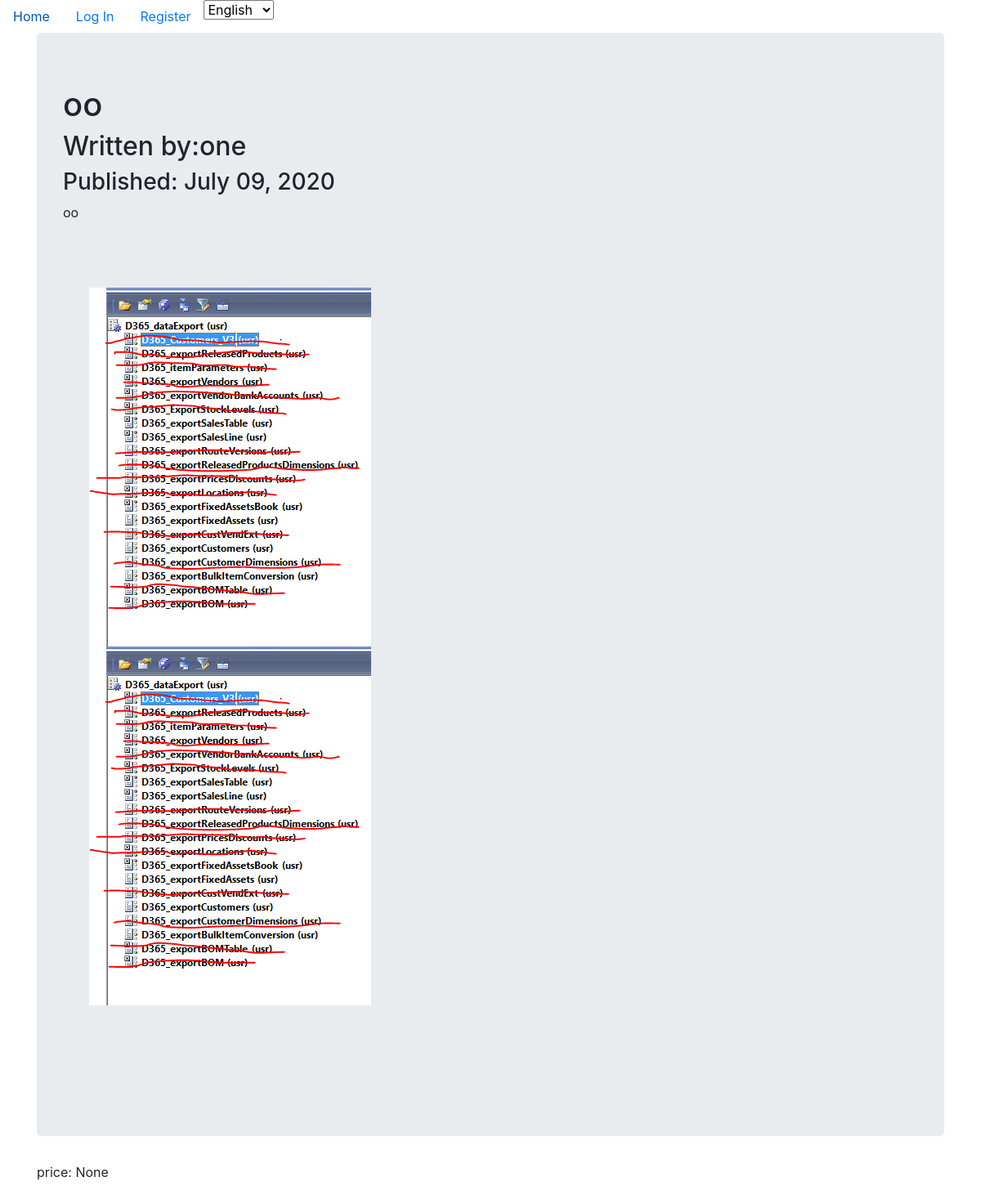
The app's page /22 with its own data.
### surf24/models.py (models this page shows, shortened)
class Advert(db.Model):
    __tablename__ = 'adverts'
    users = db.relationship(User)
    id = db.Column(db.Integer, primary_key=True, index=True)
    user_id = db.Column(db.Integer, db.ForeignKey('users.id'), nullable=False)
    date = db.Column(db.DateTime, nullable=False, default=datetime.utcnow)
    title = db.Column(db.String(50), nullable=False)
    text = db.Column(db.String(500), nullable=False)
    price = db.Column(db.Numeric(10,2))
    condition = db.Column(db.Enum(condition))
    location = db.Column(db.String(20))
    hide = db.Column(db.Boolean, default=False, nullable=False)
    images = db.relationship('Picture', backref='picture', lazy=True)
    categories = db.relationship('AdvertCategory', backref='advert_category', lazy=True)

class User(db.Model, UserMixin):
    __tablename__ = 'users'
    id = db.Column(db.Integer, primary_key=True, index=True)
    username = db.Column(db.String(20), unique=True, index=True)
    email = db.Column(db.String(30), unique=True, index=True)
    phone = db.Column(db.String(15), unique=True, index=True)
    password_hash = db.Column(db.String(128))
    oauth = db.Column(db.Enum(oauth))
    role = db.Column(db.Enum(Roles), default='USER')
    profile_image = db.Column(db.String(20), nullable=False, default='default_profile_image.png')
    adverts = db.relationship('Advert', backref='author', lazy=True)

class Picture(db.Model):
    __tablename__ = 'images'
    adverts = db.relationship(Advert)
    id = db.Column(db.Integer, primary_key=True, index=True)
    advert_id = db.Column(db.Integer, db.ForeignKey('adverts.id'), nullable=False)
    image = db.Column(db.String(20), nullable=False)
    title = db.Column(db.String(20))
    order = db.Column(db.Integer)

### surf24/ads/views.py (the view)
@ads.route('/<int:ad_id>')
def advert(ad_id):
    ad = Advert.query.get_or_404(ad_id)
    categories = db.session.query(AdvertCategory, Category).filter_by(advert_id=40).join(Category, AdvertCategory.category1==Category.id)
    return render_template('ad.html', ad=ad, categories=categories)

### surf24/templates/ad.html (shortened to what this page needs)
{% extends 'base.html' %}
{% block content %}
<div class="jumbotron">
  <h1>{{ad.title}}</h1>
  <h2>Written by:{{ad.author.username}}</h2>
  <h3>Published: {{ad.date.strftime('%B %d, %Y')}}</h3>
  <p>{{ad.text}}</p>
  <div class="jumbotron">
    {% for image in ad.images %}
    <div class="">
      <img  src="{{ url_for('static', filename='ad_pics/' + image.image) }}" />
    </div>
    {% endfor %}
  </div>
</div>
    <p>price: {{ad.price}}</p>
</div>
{% endblock %}

### surf24/templates/base.html (shortened to what this page needs)
<!DOCTYPE html>
<html lang="en" dir="ltr">
  <head>
    <link rel="stylesheet" href="https://stackpath.bootstrapcdn.com/bootstrap/4.5.0/css/bootstrap.min.css">
  </head>
  <body>
    <ul class="nav">
     <li class="nav-item">
       <a class="nav-link" href="{{ url_for('core.index') }}">{{_('Home')}}</a>
     </li>
       {% if current_user.is_authenticated %}
       <li class="nav-link"><a href="{{ url_for('users.logout') }}">{{_('Log Out')}}</a></li>
       <li class="nav-link"><a href="{{ url_for('users.account') }}">{{_('Account')}}</a></li>
       <li class="nav-link"><a href="{{ url_for('ads.create_ad') }}">{{_('Add new advert')}}</a></li>
       <li class="nav-link"><a href="{{ url_for('core.myAdverts') }}">{{_('My adds')}}</a></li>
       <li class="nav-link"><a href="{{ url_for('users.account') }}">{{_('My profile')}}</a></li>
       {% else %}
       <li class="nav-link"><a href="{{ url_for('users.login') }}">{{_('Log In')}}</a></li>
       <li class="nav-link"><a href="{{ url_for('users.register') }}">{{_('Register')}}</a></li>
       {% endif %}
     <form class="form_group" method = "POST" action="{{ url_for('core.lang') }}" enctype="multipart/form-data" onchange="submit()">
       <select id="cars" name="cars">
         <option value="en" {% if session['lang'] == 'en' %}selected{% endif %}>English</option>
       </select>
     </form>
   </ul>
<div class="container">
    {% block content %}
    {% endblock %}
  </body>
</html>

### records on screen
Advert: title "oo", date "July 09, 2020", text "oo", price "None"
User: author.username "one"
Picture: image (picture)
Picture: image (picture)
